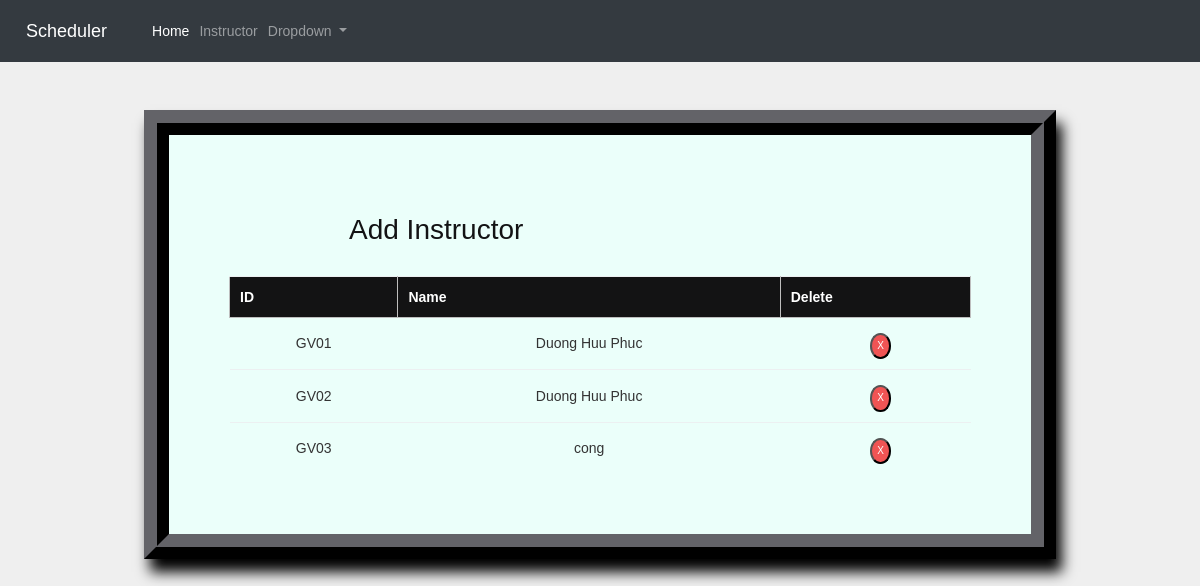
Page /instructor_list/ on the earlier database version.
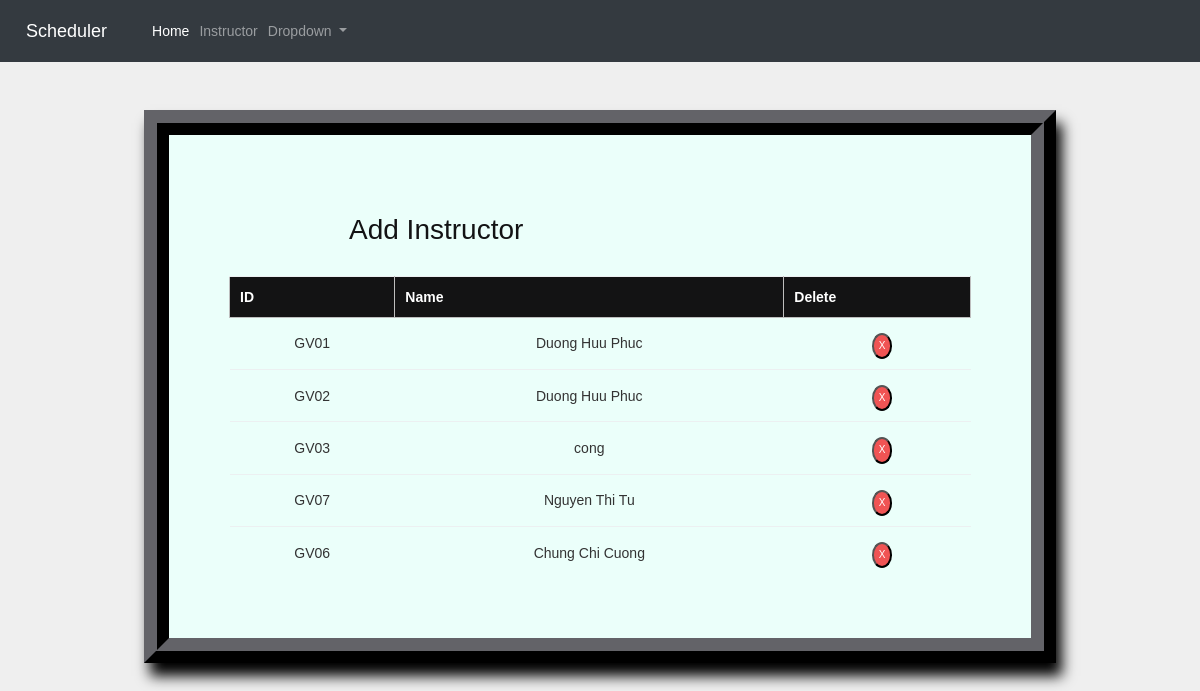
Same page on the later database version.
### Schedule/models.py (models this page shows, shortened)
class Instructors(models.Model):
    Ins_id = models.CharField(max_length=4)
    Ins_name = models.CharField(max_length=50)

### Schedule/views.py (the view)
# urls.py: path('instructor_list/', views.inst_list_view, name='editinstructors'),
def inst_list_view(request):
    context = {
        'instructors': Instructors.objects.all()
    }
    return render(request, 'instlist.html', context)

### Schedule/templates/instlist.html (shortened to what this page needs)
{% extends 'base.html' %}
{% load static %}
{% block content %}
<body>
    <fieldset class="fieldset">
        <a href="{% url 'addinstructors'%}"><h1 class="tablink" onclick="openPage('new')" id="defaultOpen">Add Instructor</h1></a>
        <div class="tabcontent" id="edit">
            <table class="table1">
                <thead>
                <tr class="table-headers">
                <th>ID</th>
                <th>Name</th>
                <th  class="empty">Delete</th>
                </tr>
                </thead>
                <tbody>
                {% for inst in instructors %}
                <tr>
                <td>{{inst.Ins_id}}</td>
                <td>{{inst.Ins_name}}</td>
                <td class="empty">
                    <form action="{% url 'deleteinstructors' inst.id %}" method="post">
                            <input type="submit" value="X" class="cross" id="toast">
                    </form>
                </td>
                </tr>
                {% endfor %}
                </tbody>
            </table>
        </div>
    </fieldset>
</body>
{% endblock %}

Differences in the rows shown:
added Instructors: Ins_id "GV07", Ins_name "Nguyen Thi Tu"
added Instructors: Ins_id "GV06", Ins_name "Chung Chi Cuong"
